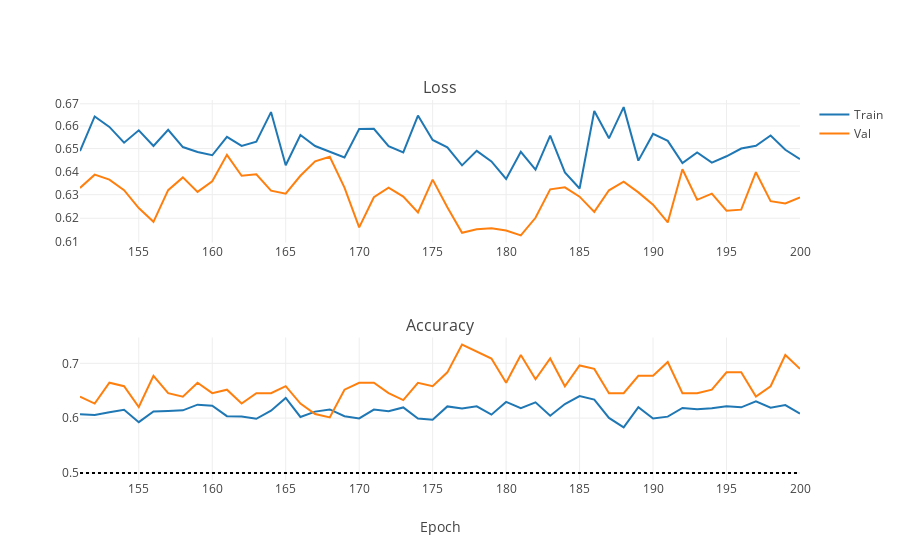

The code cell stored with this chart in its notebook:
### Code cell
iplot(plot_training_stats("/DATA/Dropbox/LOOTRPV/Personal_programming/MachineLearning/Tutorials/ImageRecognition/NNs/AlexNet_logs/4_augmented_zoom-rotate-flip-color.log"))
